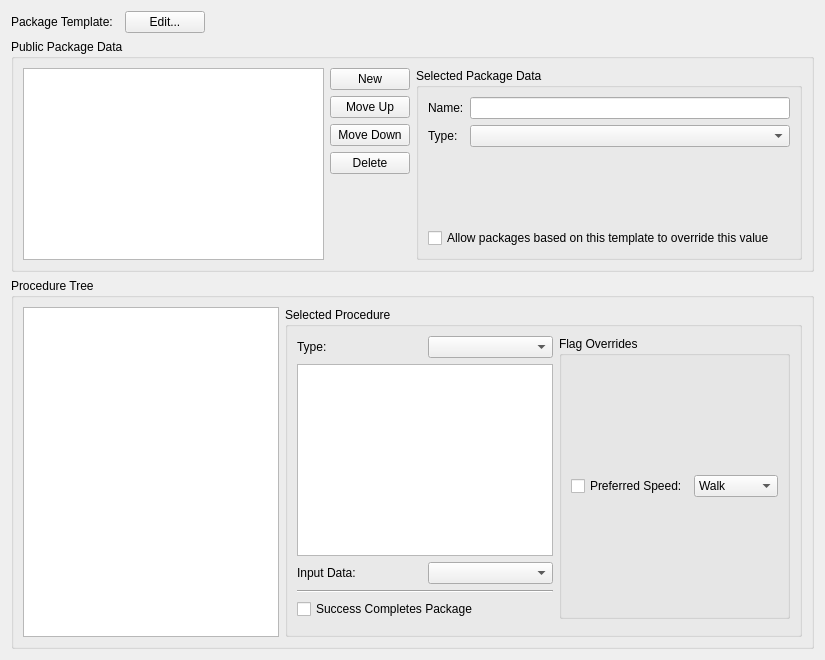
     <widget class="QWidget" name="tabPackage">
      <attribute name="title">
       <string>Package</string>
      </attribute>
      <layout class="QGridLayout" name="gridLayout_16">
       <item row="0" column="0">
        <layout class="QHBoxLayout" name="horizontalLayout_3">
         <item>
          <widget class="QLabel" name="label_21">
           <property name="text">
            <string>Package Template:</string>
           </property>
           <property name="buddy">
            <cstring>templateForm</cstring>
           </property>
          </widget>
         </item>
         <item>
          <widget class="DKFormPicker" name="templateForm"/>
         </item>
         <item>
          <widget class="QPushButton" name="buttonEditTemplate">
           <property name="text">
            <string>Edit...</string>
           </property>
          </widget>
         </item>
        </layout>
       </item>
       <item row="0" column="1">
        <spacer name="horizontalSpacer_4">
         <property name="orientation">
          <enum>Qt::Horizontal</enum>
         </property>
         <property name="sizeHint" stdset="0">
          <size>
           <width>386</width>
           <height>20</height>
          </size>
         </property>
        </spacer>
       </item>
       <item row="1" column="0" colspan="2">
        <widget class="QGroupBox" name="groupBox_7">
         <property name="whatsThis">
          <string>&lt;p&gt;If this package uses a template, then that template can allow you to specify data inputs. The list of available inputs will be shown in the lefthand pane; select one and then use the controls to the right to change what data is fed into the input.&lt;/p&gt;
&lt;p&gt;If this package &lt;em&gt;is&lt;/em&gt; a template, then this is where you can define the inputs that are exposed to any packages that use this template. You can also set those inputs' default values.&lt;/p&gt;</string>
         </property>
         <property name="title">
          <string>Public Package Data</string>
         </property>
         <layout class="QHBoxLayout" name="horizontalLayout_2">
          <item>
           <layout class="QGridLayout" name="gridLayout_7">
            <item row="0" column="0">
             <widget class="QTableView" name="packdata"/>
            </item>
            <item row="0" column="1">
             <layout class="QVBoxLayout" name="verticalLayout_3">
              <item>
               <widget class="QPushButton" name="buttonPackdataNew">
                <property name="text">
                 <string>New</string>
                </property>
               </widget>
              </item>
              <item>
               <widget class="QPushButton" name="buttonPackdataMoveUp">
                <property name="text">
                 <string>Move Up</string>
                </property>
               </widget>
              </item>
              <item>
               <widget class="QPushButton" name="buttonPackdataMoveDown">
                <property name="text">
                 <string>Move Down</string>
                </property>
               </widget>
              </item>
              <item>
               <widget class="QPushButton" name="buttonPackdataDelete">
                <property name="text">
                 <string>Delete</string>
                </property>
               </widget>
              </item>
              <item>
               <spacer name="verticalSpacer_4">
                <property name="orientation">
                 <enum>Qt::Vertical</enum>
                </property>
                <property name="sizeHint" stdset="0">
                 <size>
                  <width>20</width>
                  <height>40</height>
                 </size>
                </property>
               </spacer>
              </item>
             </layout>
            </item>
           </layout>
          </item>
          <item>
           <widget class="QGroupBox" name="groupBox_8">
            <property name="title">
             <string>Selected Package Data</string>
            </property>
            <layout class="QGridLayout" name="gridLayout_14">
             <item row="1" column="0">
              <widget class="QLabel" name="label_19">
               <property name="text">
                <string>Name:</string>
               </property>
               <property name="buddy">
                <cstring>currentPackdataName</cstring>
               </property>
              </widget>
             </item>
             <item row="2" column="0">
              <widget class="QLabel" name="label_20">
               <property name="text">
                <string>Type:</string>
               </property>
               <property name="buddy">
                <cstring>currentPackdataType</cstring>
               </property>
              </widget>
             </item>
             <item row="1" column="1">
              <widget class="QLineEdit" name="currentPackdataName"/>
             </item>
             <item row="3" column="0" colspan="2">
              <widget class="QWidget" name="currentPackdataValueHolder" native="true">
               <property name="focusPolicy">
                <enum>Qt::TabFocus</enum>
               </property>
               <layout class="QGridLayout" name="gridLayout_15">
                <property name="leftMargin">
                 <number>0</number>
                </property>
                <property name="topMargin">
                 <number>0</number>
                </property>
                <property name="rightMargin">
                 <number>0</number>
                </property>
                <property name="bottomMargin">
                 <number>0</number>
                </property>
               </layout>
              </widget>
             </item>
             <item row="2" column="1">
              <widget class="QComboBox" name="currentPackdataType"/>
             </item>
             <item row="4" column="0" colspan="2">
              <widget class="QCheckBox" name="currentPackdataIsPublic">
               <property name="whatsThis">
                <string>&lt;p&gt;Packages can define package data: forms and basic values to be fed into their procedures. Using this checkbox, a package template can decide whether a piece of package data is meant for internal use only, or whether it can be overridden by packages based on the template.&lt;/p&gt;
&lt;p&gt;This checkbox won't appear when editing a package that isn't a template.&lt;/p&gt;</string>
               </property>
               <property name="text">
                <string>Allow packages based on this template to override this value</string>
               </property>
              </widget>
             </item>
            </layout>
           </widget>
          </item>
         </layout>
        </widget>
       </item>
       <item row="2" column="0" colspan="2">
        <widget class="QGroupBox" name="groupBox_9">
         <property name="whatsThis">
          <string>&lt;p&gt;If this package doesn't use a template, then you can edit its procedure tree.&lt;/p&gt;
&lt;p&gt;The pane on the left is the procedure tree. Use the context menu to edit the way procedures are arranged, or click on a procedure and then use the controls to the right to edit its details.&lt;/p&gt;</string>
         </property>
         <property name="title">
          <string>Procedure Tree</string>
         </property>
         <layout class="QGridLayout" name="gridLayout_17">
          <item row="0" column="0">
           <widget class="QTreeView" name="procedures"/>
          </item>
          <item row="0" column="1">
           <widget class="QGroupBox" name="groupBox_10">
            <property name="title">
             <string>Selected Procedure</string>
            </property>
            <layout class="QGridLayout" name="gridLayout_19">
             <item row="0" column="0">
              <layout class="QGridLayout" name="gridLayout_18">
               <item row="0" column="0">
                <widget class="QLabel" name="label_22">
                 <property name="text">
                  <string>Type:</string>
                 </property>
                 <property name="buddy">
                  <cstring>currentProcedureType</cstring>
                 </property>
                </widget>
               </item>
               <item row="2" column="1">
                <widget class="QComboBox" name="currentProcedureInputPackdata">
                 <property name="whatsThis">
                  <string>Use this drop-down box to change which package data is fed into the selected input for this procedure.</string>
                 </property>
                </widget>
               </item>
               <item row="0" column="1">
                <widget class="QComboBox" name="currentProcedureType"/>
               </item>
               <item row="1" column="0" colspan="2">
                <widget class="QTableView" name="currentProcedureInputs">
                 <property name="whatsThis">
                  <string>Different types of procedures take different inputs. You can use any of this package's Public Package Data (defined above) as inputs.</string>
                 </property>
                </widget>
               </item>
               <item row="2" column="0">
                <widget class="QLabel" name="label_23">
                 <property name="text">
                  <string>Input Data:</string>
                 </property>
                 <property name="buddy">
                  <cstring>currentProcedureInputPackdata</cstring>
                 </property>
                </widget>
               </item>
               <item row="3" column="0" colspan="2">
                <widget class="Line" name="line">
                 <property name="orientation">
                  <enum>Qt::Horizontal</enum>
                 </property>
                </widget>
               </item>
               <item row="4" column="0" colspan="2">
                <widget class="QCheckBox" name="currentProcedureCompletesPackage">
                 <property name="text">
                  <string>Success Completes Package</string>
                 </property>
                </widget>
               </item>
              </layout>
             </item>
             <item row="0" column="1">
              <widget class="QGroupBox" name="groupBox_11">
               <property name="whatsThis">
                <string>Each procedure can override any or all of the package's miscellaneous flags, enabling or disabling a flag.</string>
               </property>
               <property name="title">
                <string>Flag Overrides</string>
               </property>
               <layout class="QGridLayout" name="gridLayout_20">
                <item row="0" column="1">
                 <widget class="QComboBox" name="comboBox">
                  <item>
                   <property name="text">
                    <string>Walk</string>
                   </property>
                  </item>
                  <item>
                   <property name="text">
                    <string>Fast Walk</string>
                   </property>
                  </item>
                  <item>
                   <property name="text">
                    <string>Jog</string>
                   </property>
                  </item>
                  <item>
                   <property name="text">
                    <string>Run</string>
                   </property>
                  </item>
                 </widget>
                </item>
                <item row="0" column="0">
                 <widget class="QCheckBox" name="checkBox">
                  <property name="text">
                   <string>Preferred Speed:</string>
                  </property>
                 </widget>
                </item>
               </layout>
              </widget>
             </item>
             <item row="1" column="0" colspan="2">
              <widget class="DKConditionList" name="currentProcedureConditions">
               <property name="whatsThis">
                <string>These conditions determine whether the currently selected procedure can activate.</string>
               </property>
              </widget>
             </item>
            </layout>
           </widget>
          </item>
         </layout>
        </widget>
       </item>
      </layout>
     </widget>
